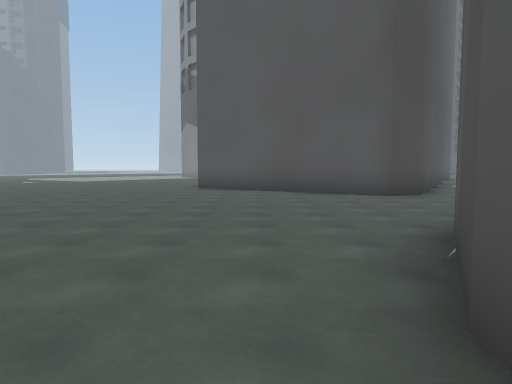
view 1 (above)

24 first-person views from a walk through a Unity game level. The camera is 1.5 m above the floor, tilts 4° down and sees 75° across. The floor is counted in squares, 2.48 m on a side. Each view is taken from the middle of a square. On the plan, view 1 faces up. The plan holds only what a view shows up to about 10 squares ahead; the rest is blank. The place goes on beyond the plan. The player is left out.

view 2
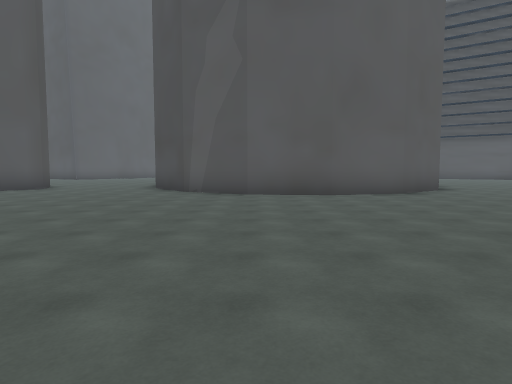

view 3
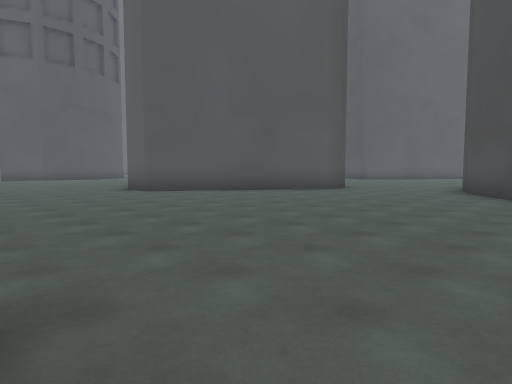

view 4
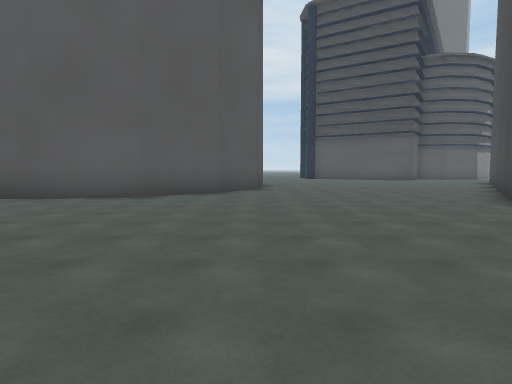

view 5
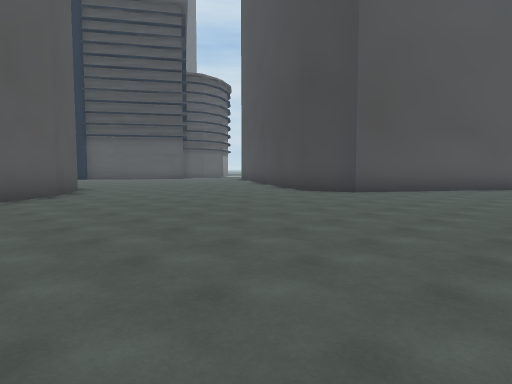

view 6
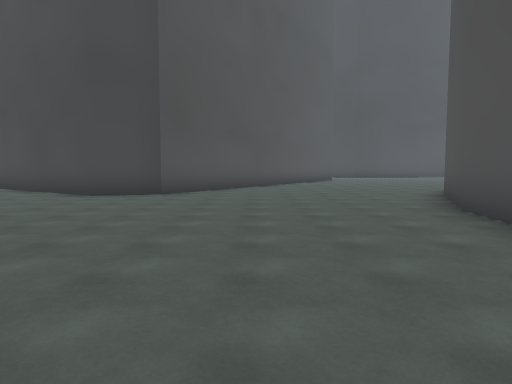

view 7
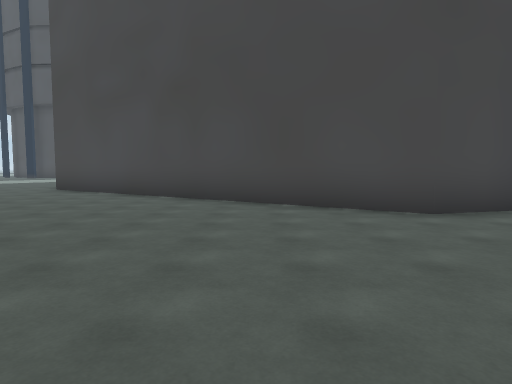

view 8
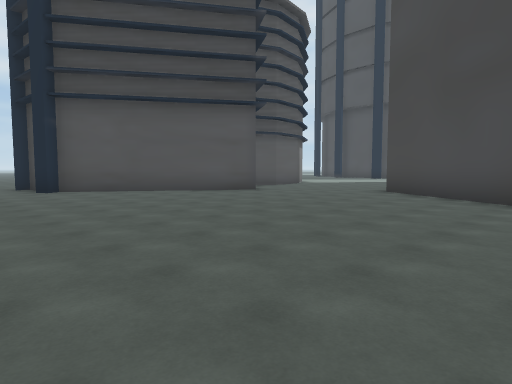

view 9
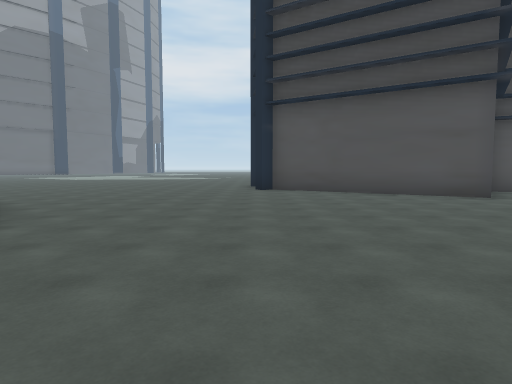

view 10
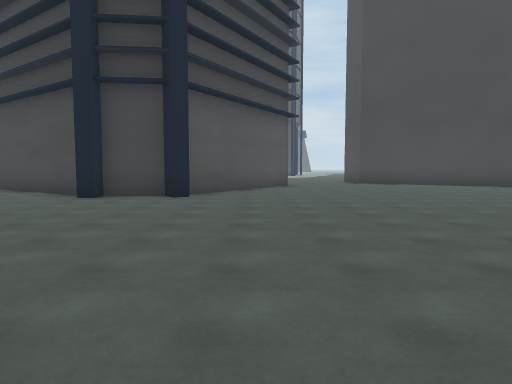

view 11
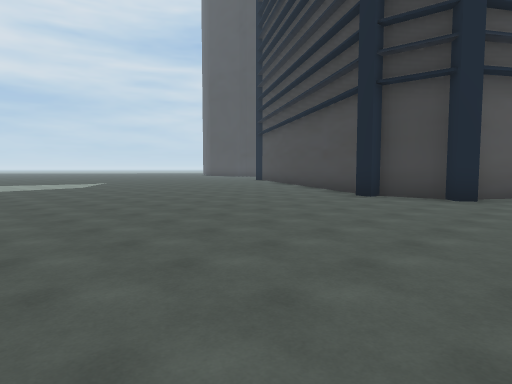

view 12
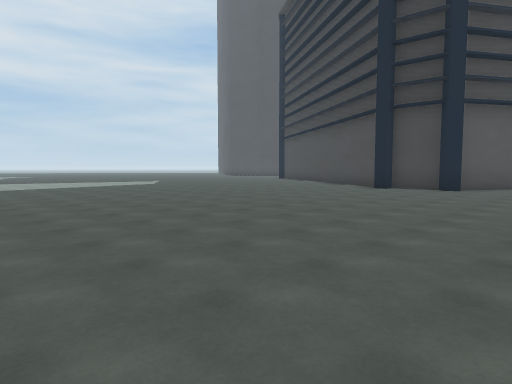

view 13
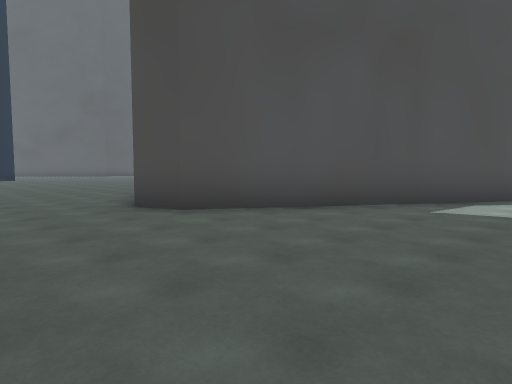

view 14
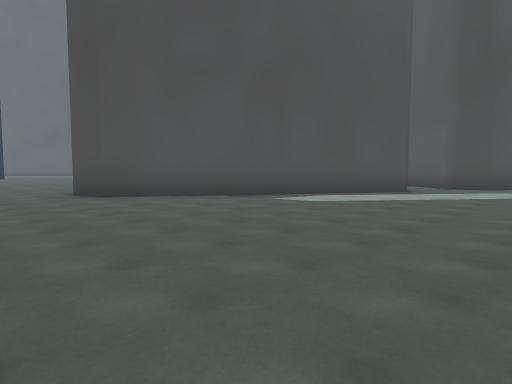

view 15
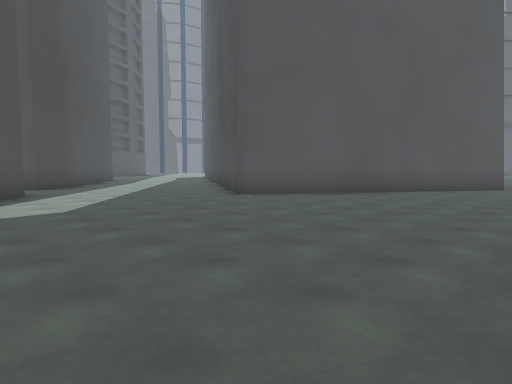

view 16
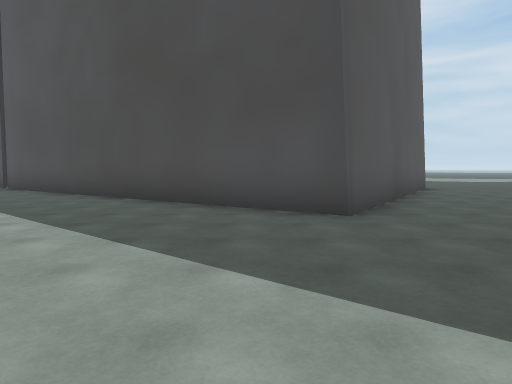

view 17
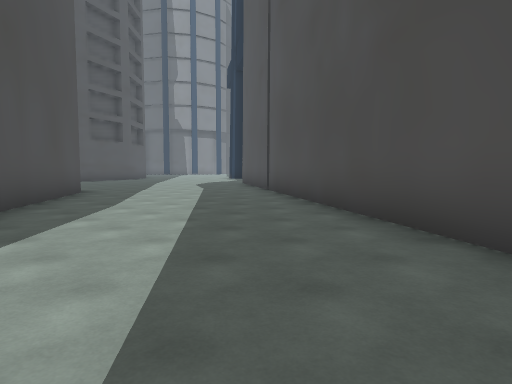

view 18
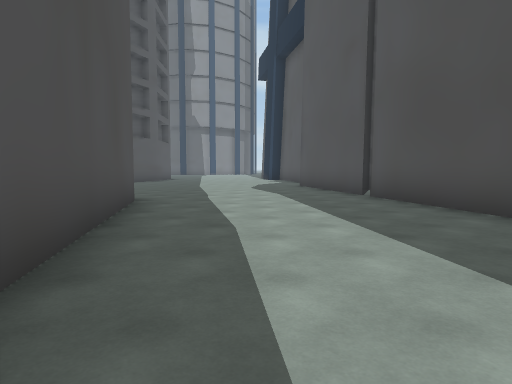

view 19
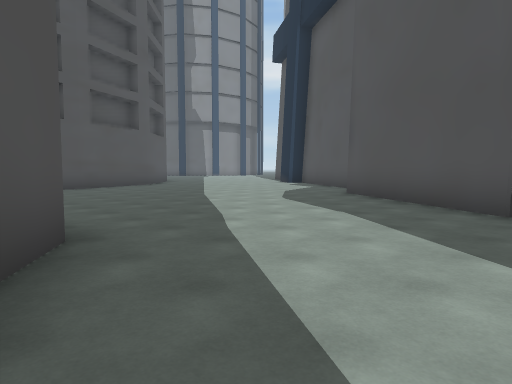

view 20
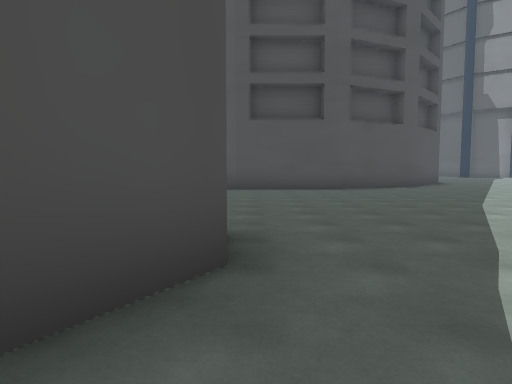

view 21
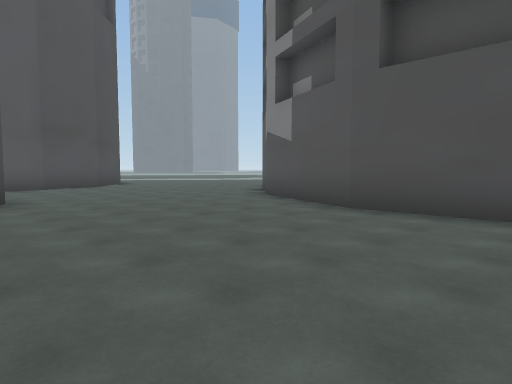

view 22
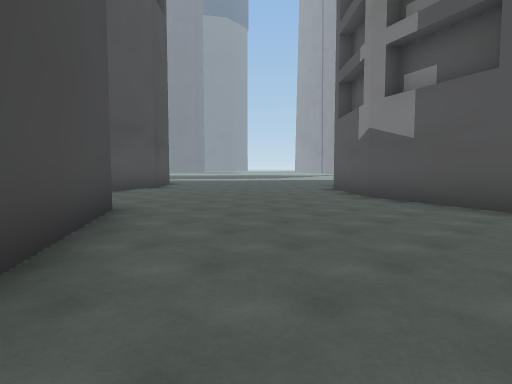

view 23
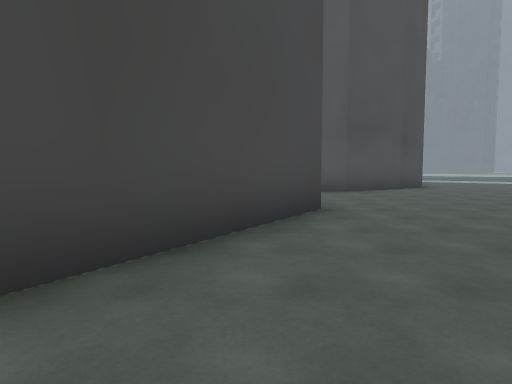

view 24
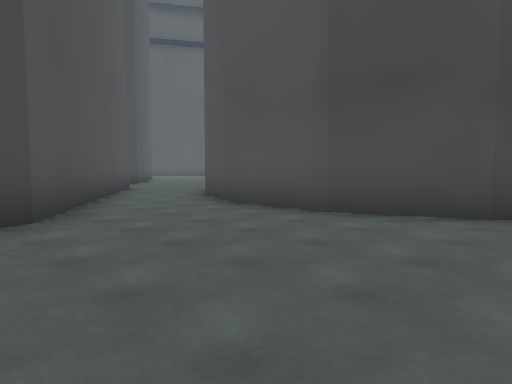

### Floor plan
Points are (right, up) in squares from view 1. A wall is a line through its corners. A room is listed if a view was taken in it or the views show most of it. See-through windows are left out.
Room 1 (views 1, 2, 3, 4, 5, 6, 7, 8, 9, 10, 11, 12, 13, 14, 15, 16, 17, 18, 19, 20, 21, 22, 23, 24)
walls: (3.9, 7.7) (2.9, 7.4) (-1.8, 10.4) (-1.9, 11.4); (7.5, 14.5) (7.5, 13.8) (3.7, 7.7); (4, -5) (2.3, -4.1) (1.1, -2.6) (0.6, -0.7) (0.8, 1.2) (1.7, 2.9) (3.2, 4.1) (5.1, 4.6); (17.5, 6.7) (11.2, 10.8) (16.9, 19.4); (3.6, 20.2) (7.2, 25.7) (7.5, 25.8); (12.9, 22.1) (9.1, 16.2) (8.2, 15.9) (7.8, 16.1); (-6.8, -5.6) (-7, -6.9); (17.1, 19.7) (19.3, 23); (15.3, -7.8) (15.7, -7.9); (-7, -6.8) (-8.3, -9.6); (16, -8.5) (19.5, -10.7); (7.9, 26) (11.5, 23.8); (10.8, -12.9) (13.7, -8.5) (13.4, -8.2) (13.7, -8) (14, -8.3) (15.3, -8.2); (2.9, 29.5) (3.3, 29.2) (4, 27.4) (4.1, 25.5) (3.4, 23.7); (12.6, -14.6) (12.8, -14.1); (-4.5, -14) (-1.8, -9.8) (-0.4, -9.4) (7.6, -14.6); (16.1, 30) (15.4, 29.7) (12.4, 29.6) (10.1, 30.5)

Positions as (right, up) in squares from view 1, and headings:
1: (0, 0), facing up
2: (-7, 1), facing right
3: (-6, 2), facing up-right
4: (-6, -5), facing right
5: (-6, -2), facing down-right
6: (-4, -2), facing down
7: (2, -5), facing down
8: (4, -6), facing down-right
9: (4, -8), facing right
10: (12, -1), facing down
11: (12, -1), facing down-right
12: (11, 2), facing down-right
13: (8, 5), facing up-left
14: (11, 5), facing up-left
15: (6, 5), facing up-right
16: (7, 12), facing right
17: (10, 13), facing up-right
18: (10, 16), facing up-right
19: (12, 19), facing up-right
20: (13, 20), facing up
21: (15, 25), facing up-left
22: (13, 24), facing up-left
23: (13, 25), facing left
24: (8, 30), facing down-left
